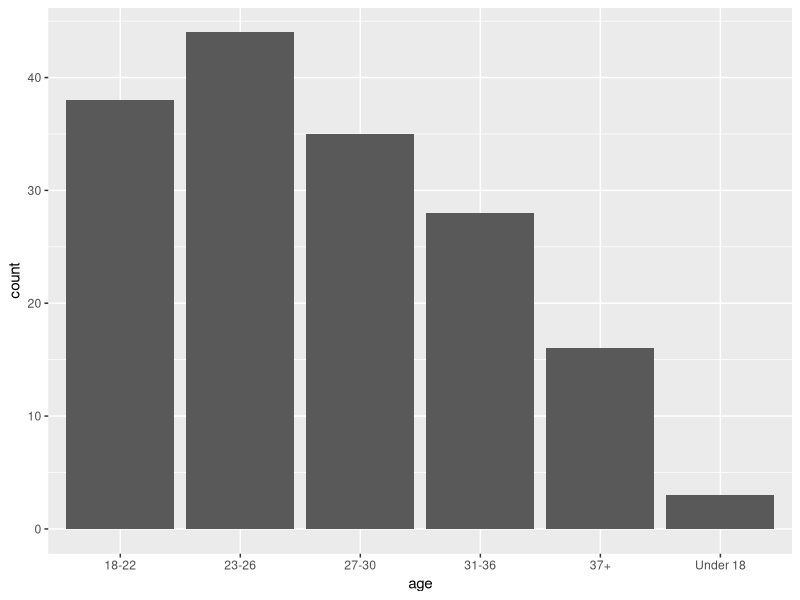
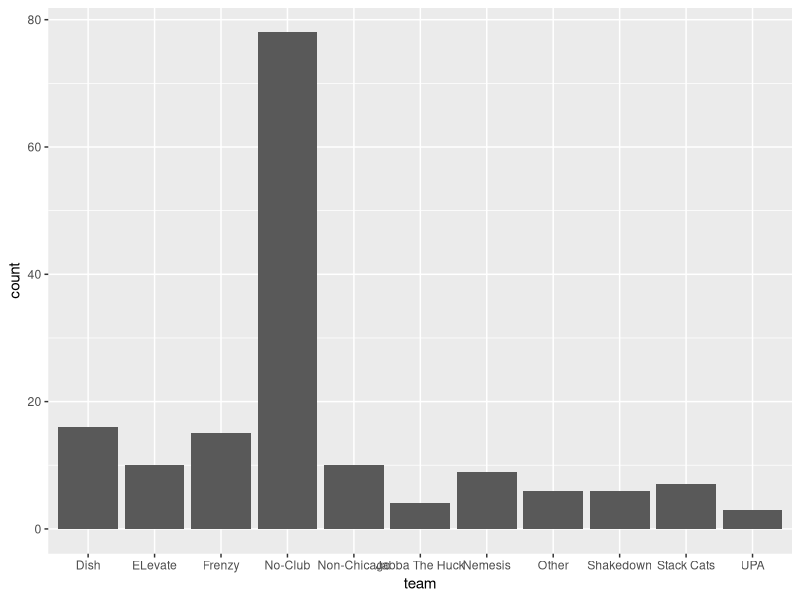
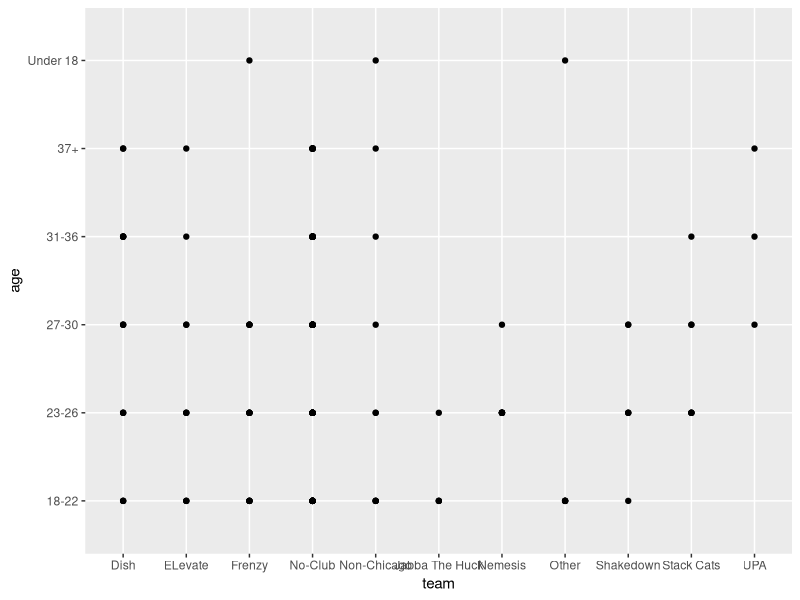
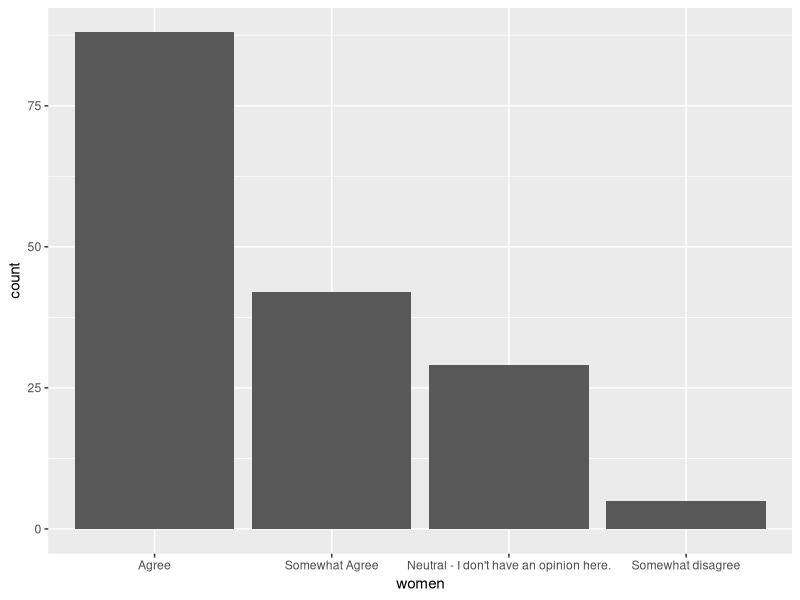
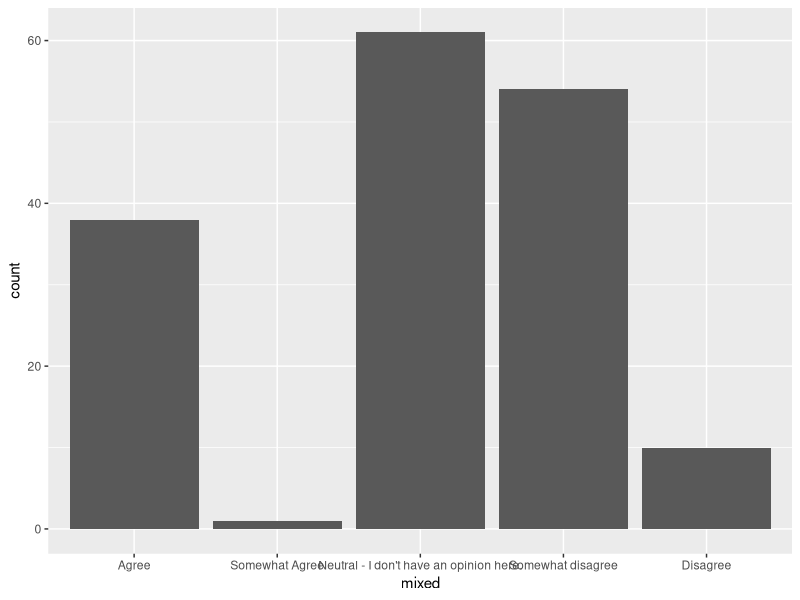
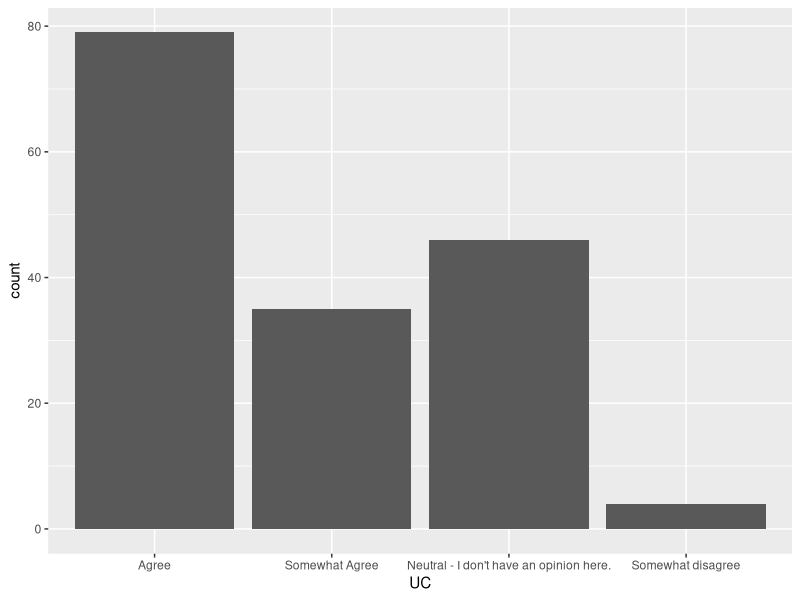
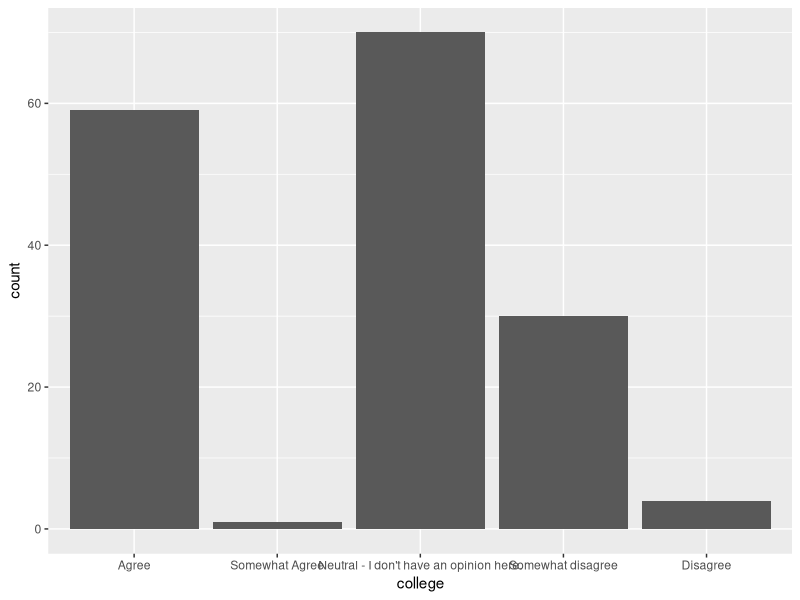
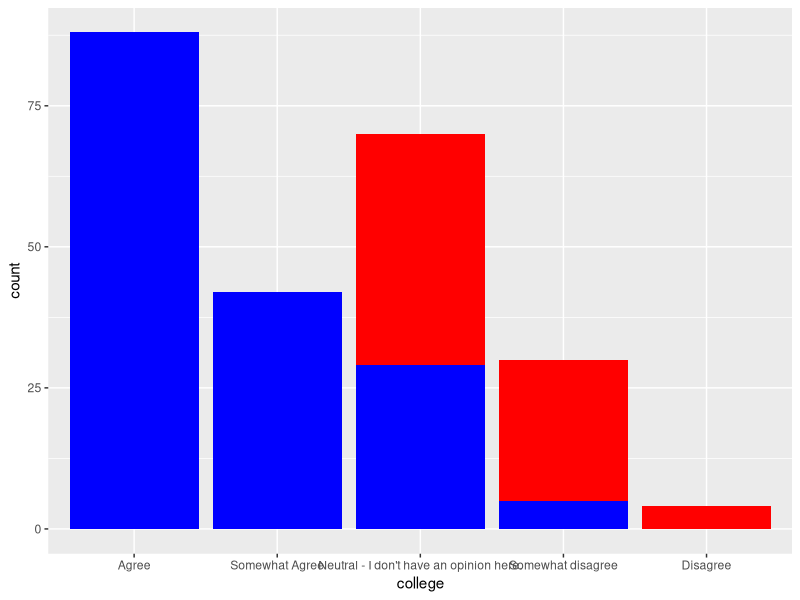

Generate these figures, in order, with R: (Note: this script raises an error after producing the figures.)


library(tidyverse)
library(readxl)
library(plyr)

sorted <- read_excel("women_chicago_ultimate_raw.xlsx", sheet = 1, skip = 1)
raw <- read_excel("women_chicago_ultimate_raw.xlsx", sheet = 2, skip = 0)
quant <- read_excel("women_ultimate_quant_data.xlsx")


# make demographics tbl
demographics <- sorted[, 2:7]

# give better var names
demographics <- demographics %>% 
  dplyr::rename(
  age = `Age:`,
  where_live = `Please choose the option that best describes where you currently live.`,
  can_quote = `May we anonymously quote your answers from this survey?`,
  team = `Do you currently play or practice with a Chicago-based club team?`,
  currently_playing = `Please indicate the ultimate you are playing (or registered for) right now:`,
  played_this_year = `For the 2016 calendar year, please indicate where you have played/are playing/plan to play:`
)
 
# how_long_play = `How long have you been playing ultimate?`,
# start_playing = `At what point in your life did you start playing ultimate?`,
# first_experience = `What best describes your first ultimate experience?`

# set datatypes
demographics$age <- factor(demographics$age)
demographics$where_live <- factor(demographics$where_live)
demographics$can_quote <- factor(demographics$can_quote)
demographics$team <- factor(demographics$team)
demographics$currently_playing <- factor(demographics$currently_playing)
demographics$played_this_year <- factor(demographics$played_this_year)


levels(demographics$age)


# rename team levels
demographics$team <- 
  plyr::revalue(demographics$team, 
                c(
                  
                  `I play on a non-Chicago-based club team.` = "Non-Chicago",
                  `I don't play on a Chicago-based club team.` = "No-Club"))

# check levels
levels(demographics$team)


# make histogram of age distribution
age_hist <- ggplot(aes(age), data = demographics) +
  geom_bar()
age_hist


# make histogram of team distribution
team_hist <- ggplot(aes(team), data = demographics) +
  geom_bar()
team_hist

# team demographics (need a better way to represent this)
age_play_time <- ggplot(aes(team, age), data = demographics, na.rm = TRUE, stat=count) +
  geom_point() # aes(colour = where_live, size = count)
age_play_time




# ---------------------------------


# make development and inclusion tbl
dev_inclusion <- sorted[, 34:37]

dev_inclusion <- dev_inclusion %>% 
  dplyr::rename(
    UC = `Ultimate Chicago supports the development and inclusion of women in ultimate.`,
    college = `College ultimate teams support the development and inclusion of women in ultimate.`,
    women = `Women's club teams support the development and inclusion of women in ultimate.`,
    mixed = `Mixed club teams support the development and inclusion of women in ultimate.`
  )


# set datatypes
dev_inclusion$UC <- factor(dev_inclusion$UC)
dev_inclusion$college <- factor(dev_inclusion$college)
dev_inclusion$women <- factor(dev_inclusion$women)
dev_inclusion$mixed <- factor(dev_inclusion$mixed)





# relevel 
new_levels <- c("Agree", "Somewhat Agree", "Neutral - I don't have an opinion here.",
                "Somewhat disagree", "Disagree")

levels(dev_inclusion$UC) <- new_levels
levels(dev_inclusion$women) <- new_levels
levels(dev_inclusion$college) <- new_levels
levels(dev_inclusion$mixed) <- new_levels

# check levels
levels(dev_inclusion$UC)


dev_incl_plot <- ggplot(aes(women), data = na.omit(dev_inclusion)) +
  geom_bar()
dev_incl_plot

dev_incl_plot <- ggplot(aes(mixed), data = na.omit(dev_inclusion)) +
  geom_bar()
dev_incl_plot

dev_incl_plot <- ggplot(aes(UC), data = na.omit(dev_inclusion)) +
  geom_bar()
dev_incl_plot

dev_incl_plot <- ggplot(aes(college), data = na.omit(dev_inclusion)) +
  geom_bar()
dev_incl_plot

dev_incl_plot <- ggplot(aes(college), data = dev_inclusion, na.rm=TRUE) +
  geom_bar(fill = "red", position="dodge") +
  geom_bar(aes(women), fill = "blue", position="dodge")
dev_incl_plot





# ---- models -----

demogr_inclus <- as.tbl(cbind(demographics, dev_inclusion))


womens_teams <- c("Dish", "Frenzy", "Nemesis")
mixed_teams <- c("ELevate", "Jabba The Huck", 
                 "Shakedown", "Stack Cats", "UPA")


demogr_inclus$team_type <- 
  ifelse(demogr_inclus$team %in% mixed_teams, demogr_inclus$team_type <- "mixed",
         ifelse(demogr_inclus$team %in% womens_teams, demogr_inclus$team_type <- "womens",
                demogr_inclus$team_type <- "no_team"))



sort_teams <- function(d, v) {
  for (t in v) {
    if (t %in% womens_teams) {
      d$team_type <- "womens"
    } else if (t %in% mixed_teams) {
      d$team_type <- "mixed"
    } else {
      d$team_type <- "no_team"
    }
  }
}
sort_teams(demogr_inclus, demogr_inclus$team)


sort_teams <- function(v) {
  for (t in v) {
    if (t %in% womens_teams) {
      demogr_inclus$team_type <- "womens"
    } else if (t %in% mixed_teams) {
      demogr_inclus$team_type <- "mixed"
    } else {
      demogr_inclus$team_type <- "no_team"
    }
  }
}
sort_teams(demogr_inclus$team)
sort_teams(vector(demogr_inclus$team))






